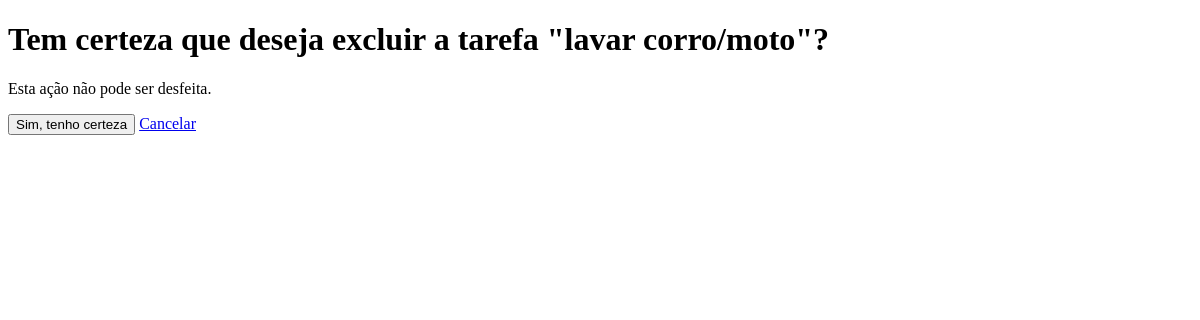
The app's page /tarefas/5/excluir/, older data.
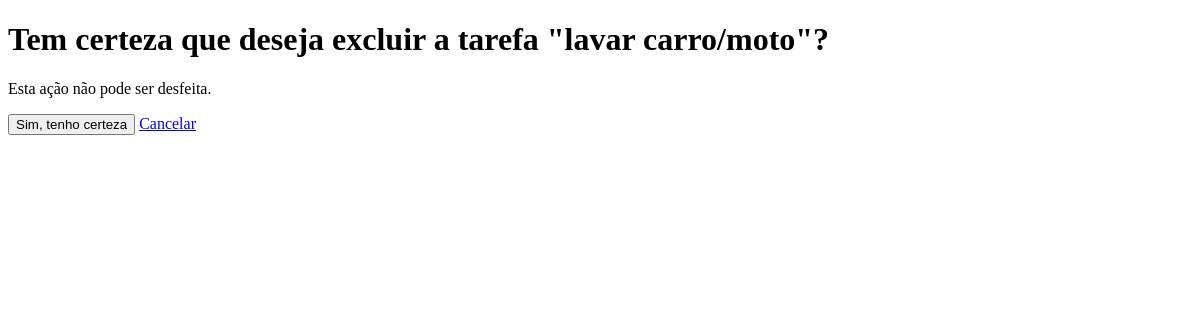
The same page, newer data.
### tarefas/models.py (models this page shows, shortened)
class Tarefa(models.Model):
    titulo = models.CharField(max_length=200)
    descricao = models.TextField(blank=True)
    cloncluida = models.BooleanField(default=False)
    data_criacao = models.DateTimeField(auto_now_add=True)

### tarefas/views.py (the view)
def excluir_tarefa (request, tarefa_id):
    tarefa = get_object_or_404 (Tarefa, pk = tarefa_id)
    if request.method == 'POST':
       tarefa.delete() #Deleta o objeto no banco
       return redirect('lista_tarefas')
    return render(request,'tarefas/confirmar_exclusao.html',{'tarefa':tarefa})

### tarefas/templates/tarefas/confirmar_exclusao.html (shortened to what this page needs)
<!DOCTYPE html>
<html lang="pt-br">
<head>
</head>
<body>
    <h1>Tem certeza que deseja excluir a tarefa "{{ tarefa.titulo }}"?</h1>
    <p>Esta ação não pode ser desfeita.</p>
    <form method="POST">
        <button type="submit">Sim, tenho certeza</button>
        <a href="{% url 'detalhe_tarefa' tarefa.id %}">Cancelar</a>
    </form>
</body>
</html>

Row changes from the older to the newer data that the page shows:
changed Tarefa: titulo "lavar corro/moto" → "lavar carro/moto"
